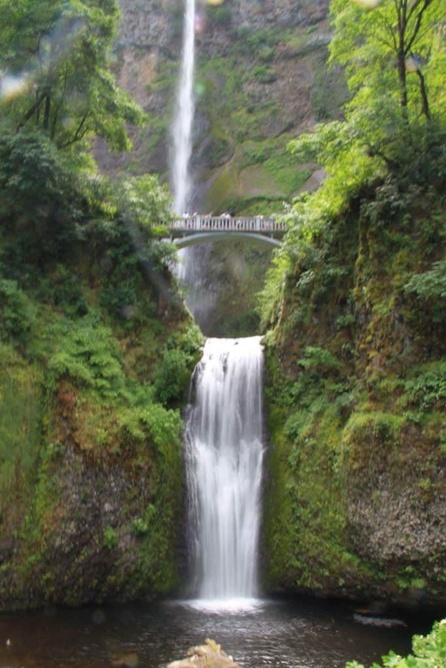
#> input picture tools/diff_images/python/imagechops/xxx.jpg, 446 x 668 px, shrunk from 683 x 1024 before the run, found by its file name
$ python diff_images.py
#> lines starting #> are read from the running program, lines starting #| are printed output that depends on the picture
"""https://www.blog.pythonlibrary.org/2016/10/11/how-to-create-a-diff-of-an-image-in-python/"""

from PIL import Image
from PIL import ImageChops

def compare_images(path_one, path_two, diff_save_location):
    """
    Compares to images and saves a diff image, if there
    is a difference

    @param: path_one: The path to the first image
    @param: path_two: The path to the second image
    """
#> called with path_one = '/Users/jack/Desktop/xxx.jpg', path_two = '/Users/jack/Desktop/yyy.jpg', diff_save_location = '/Users/jack/Desktop/diff.jpg'
    image_one = Image.open(path_one)
#> image_one is the input picture: PIL image 446x668 RGB; mean R, G, B 94.2, 99.5, 75.6
    image_two = Image.open(path_two)
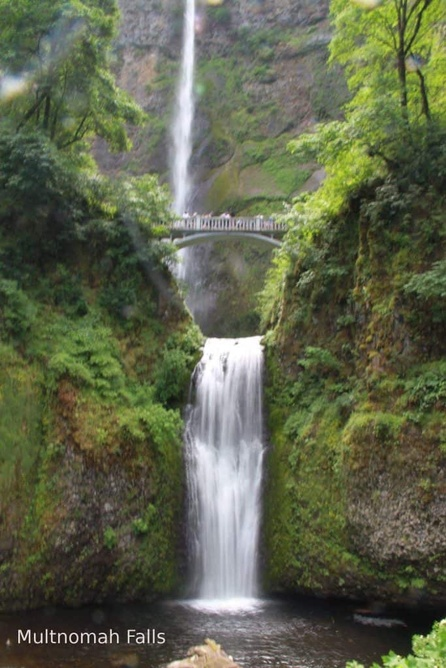
#> input picture tools/diff_images/python/imagechops/yyy.jpg, 446 x 668 px, shrunk from 683 x 1024 before the run, found by its file name
#> image_two is the input picture: PIL image 446x668 RGB; mean R, G, B 94.7, 99.8, 76

    diff = ImageChops.difference(image_one, image_two)
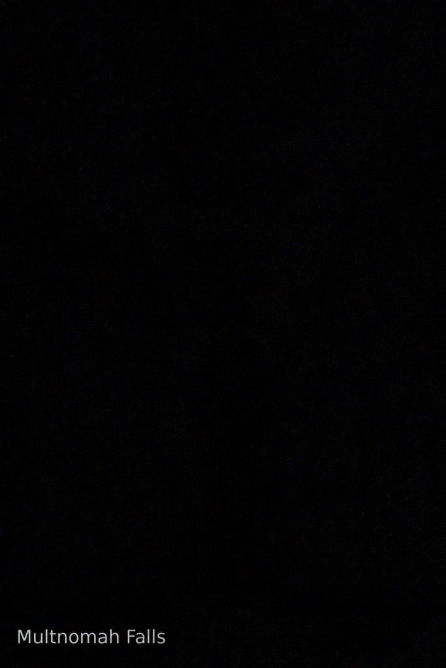
#> diff: PIL image 446x668 RGB; mean R, G, B 2.5, 2.2, 2.9

    if diff.getbbox():
        diff.save(diff_save_location)


if __name__ == '__main__':
    compare_images('/Users/jack/Desktop/xxx.jpg',
                   '/Users/jack/Desktop/yyy.jpg',
                   '/Users/jack/Desktop/diff.jpg')
